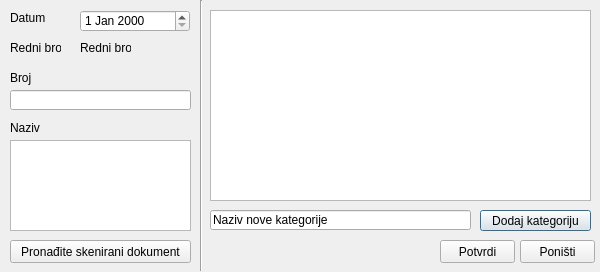
<?xml version="1.0" encoding="UTF-8"?>
<ui version="4.0">
 <class>dlgNoviDokument</class>
 <widget class="QDialog" name="dlgNoviDokument">
  <property name="geometry">
   <rect>
    <x>0</x>
    <y>0</y>
    <width>600</width>
    <height>272</height>
   </rect>
  </property>
  <property name="windowTitle">
   <string>Dodavanje novog dokumenta</string>
  </property>
  <property name="windowIcon">
   <iconset>
    <normaloff>../Resources/documents.png</normaloff>../Resources/documents.png</iconset>
  </property>
  <widget class="QTableView" name="tblKategorije">
   <property name="geometry">
    <rect>
     <x>210</x>
     <y>10</y>
     <width>381</width>
     <height>191</height>
    </rect>
   </property>
   <property name="autoFillBackground">
    <bool>false</bool>
   </property>
   <property name="locale">
    <locale language="Serbian" country="BosniaAndHerzegowina"/>
   </property>
   <property name="frameShadow">
    <enum>QFrame::Sunken</enum>
   </property>
   <property name="lineWidth">
    <number>1</number>
   </property>
  </widget>
  <widget class="QLineEdit" name="txtNazivKategorije">
   <property name="geometry">
    <rect>
     <x>210</x>
     <y>210</y>
     <width>261</width>
     <height>20</height>
    </rect>
   </property>
   <property name="text">
    <string>Naziv nove kategorije</string>
   </property>
  </widget>
  <widget class="QPushButton" name="btnNovaKategorija">
   <property name="geometry">
    <rect>
     <x>480</x>
     <y>210</y>
     <width>111</width>
     <height>21</height>
    </rect>
   </property>
   <property name="text">
    <string>Dodaj kategoriju</string>
   </property>
  </widget>
  <widget class="QPushButton" name="btnPotvrdi">
   <property name="geometry">
    <rect>
     <x>440</x>
     <y>240</y>
     <width>75</width>
     <height>23</height>
    </rect>
   </property>
   <property name="text">
    <string>Potvrdi</string>
   </property>
  </widget>
  <widget class="QPushButton" name="btnPonisti">
   <property name="geometry">
    <rect>
     <x>520</x>
     <y>240</y>
     <width>75</width>
     <height>23</height>
    </rect>
   </property>
   <property name="text">
    <string>Poništi</string>
   </property>
  </widget>
  <widget class="QLabel" name="label_4">
   <property name="geometry">
    <rect>
     <x>10</x>
     <y>40</y>
     <width>51</width>
     <height>16</height>
    </rect>
   </property>
   <property name="text">
    <string>Redni broj</string>
   </property>
  </widget>
  <widget class="QLabel" name="label_2">
   <property name="geometry">
    <rect>
     <x>10</x>
     <y>10</y>
     <width>51</width>
     <height>16</height>
    </rect>
   </property>
   <property name="text">
    <string>Datum</string>
   </property>
  </widget>
  <widget class="QLabel" name="label_5">
   <property name="geometry">
    <rect>
     <x>10</x>
     <y>120</y>
     <width>51</width>
     <height>16</height>
    </rect>
   </property>
   <property name="text">
    <string>Naziv</string>
   </property>
  </widget>
  <widget class="QLabel" name="label_3">
   <property name="geometry">
    <rect>
     <x>10</x>
     <y>70</y>
     <width>51</width>
     <height>16</height>
    </rect>
   </property>
   <property name="text">
    <string>Broj</string>
   </property>
  </widget>
  <widget class="QDateEdit" name="dtDatum">
   <property name="geometry">
    <rect>
     <x>80</x>
     <y>10</y>
     <width>110</width>
     <height>22</height>
    </rect>
   </property>
  </widget>
  <widget class="QLabel" name="txtRedniBroj">
   <property name="geometry">
    <rect>
     <x>80</x>
     <y>40</y>
     <width>51</width>
     <height>16</height>
    </rect>
   </property>
   <property name="text">
    <string>Redni broj</string>
   </property>
  </widget>
  <widget class="QPlainTextEdit" name="txtNaziv">
   <property name="geometry">
    <rect>
     <x>10</x>
     <y>140</y>
     <width>181</width>
     <height>91</height>
    </rect>
   </property>
  </widget>
  <widget class="Line" name="line">
   <property name="geometry">
    <rect>
     <x>191</x>
     <y>0</y>
     <width>20</width>
     <height>271</height>
    </rect>
   </property>
   <property name="orientation">
    <enum>Qt::Vertical</enum>
   </property>
  </widget>
  <widget class="QPushButton" name="btnDokument">
   <property name="geometry">
    <rect>
     <x>10</x>
     <y>240</y>
     <width>181</width>
     <height>23</height>
    </rect>
   </property>
   <property name="text">
    <string>Pronađite skenirani dokument</string>
   </property>
  </widget>
  <widget class="QLineEdit" name="txtBroj">
   <property name="geometry">
    <rect>
     <x>10</x>
     <y>90</y>
     <width>181</width>
     <height>20</height>
    </rect>
   </property>
  </widget>
 </widget>
 <resources/>
 <connections/>
</ui>
